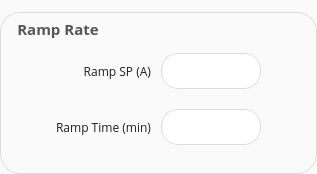
         <widget class="QGroupBox" name="ramp_group">
          <property name="font">
           <font>
            <family>Open Sans</family>
            <pointsize>11</pointsize>
            <weight>75</weight>
            <bold>true</bold>
           </font>
          </property>
          <property name="styleSheet">
           <string notr="true">QGroupBox {
/*border: 1px solid rgb(180, 180, 180);*/
border: none;
background: rgb(250,250,250);
border-radius: 20px;
margin-top: 12px;
border: 1px solid rgb(220,220,220);
}

QGroupBox::title {
subcontrol-origin: margin;
/*left: 20px;*/
padding: 0px 3px;
left: 12px;
top: 18px;
color: rgb(85, 87, 83);
}

QGroupBox::title:disabled {
color: rgb(180,180,180);
}</string>
          </property>
          <property name="title">
           <string>Ramp Rate</string>
          </property>
          <layout class="QGridLayout" name="gridLayout_17">
           <property name="leftMargin">
            <number>15</number>
           </property>
           <property name="topMargin">
            <number>40</number>
           </property>
           <property name="rightMargin">
            <number>15</number>
           </property>
           <property name="bottomMargin">
            <number>28</number>
           </property>
           <property name="horizontalSpacing">
            <number>10</number>
           </property>
           <property name="verticalSpacing">
            <number>20</number>
           </property>
           <item row="0" column="2">
            <widget class="QLineEdit" name="ramp_sp_write">
             <property name="minimumSize">
              <size>
               <width>100</width>
               <height>0</height>
              </size>
             </property>
             <property name="maximumSize">
              <size>
               <width>100</width>
               <height>16777215</height>
              </size>
             </property>
             <property name="font">
              <font>
               <family>Open Sans</family>
               <pointsize>12</pointsize>
              </font>
             </property>
             <property name="styleSheet">
              <string notr="true">/*background-color: rgb(220,220,220);*/
QLineEdit {
	height: 34px;
	border-radius: 17px;
	border: 1px solid rgb(220, 220, 220);
}

QLineEdit:disabled {
	border: none;
}</string>
             </property>
             <property name="alignment">
              <set>Qt::AlignCenter</set>
             </property>
            </widget>
           </item>
           <item row="0" column="0">
            <spacer name="horizontalSpacer_39">
             <property name="orientation">
              <enum>Qt::Horizontal</enum>
             </property>
             <property name="sizeHint" stdset="0">
              <size>
               <width>40</width>
               <height>20</height>
              </size>
             </property>
            </spacer>
           </item>
           <item row="0" column="1">
            <widget class="QLabel" name="label_28">
             <property name="font">
              <font>
               <family>Open Sans</family>
               <pointsize>9</pointsize>
              </font>
             </property>
             <property name="styleSheet">
              <string notr="true">/*QLabel:disabled{ color: rgb(180,180,180); }*/
background: rgb(250,250,250);
color: rgb(30,30,30);</string>
             </property>
             <property name="text">
              <string>Ramp SP (A)</string>
             </property>
             <property name="alignment">
              <set>Qt::AlignRight|Qt::AlignTrailing|Qt::AlignVCenter</set>
             </property>
            </widget>
           </item>
           <item row="1" column="1">
            <widget class="QLabel" name="label_29">
             <property name="font">
              <font>
               <family>Open Sans</family>
               <pointsize>9</pointsize>
              </font>
             </property>
             <property name="styleSheet">
              <string notr="true">/*QLabel:disabled{ color: rgb(180,180,180); }*/
background: rgb(250,250,250);
color: rgb(30,30,30);</string>
             </property>
             <property name="text">
              <string>Ramp Time (min)</string>
             </property>
             <property name="alignment">
              <set>Qt::AlignRight|Qt::AlignTrailing|Qt::AlignVCenter</set>
             </property>
            </widget>
           </item>
           <item row="1" column="2">
            <widget class="QLineEdit" name="ramp_time_write">
             <property name="minimumSize">
              <size>
               <width>100</width>
               <height>0</height>
              </size>
             </property>
             <property name="maximumSize">
              <size>
               <width>100</width>
               <height>16777215</height>
              </size>
             </property>
             <property name="font">
              <font>
               <family>Open Sans</family>
               <pointsize>12</pointsize>
              </font>
             </property>
             <property name="styleSheet">
              <string notr="true">/*background-color: rgb(220,220,220);*/
QLineEdit {
	height: 34px;
	border-radius: 17px;
	border: 1px solid rgb(220, 220, 220);
}

QLineEdit:disabled {
	border: none;
}</string>
             </property>
             <property name="text">
              <string/>
             </property>
             <property name="alignment">
              <set>Qt::AlignCenter</set>
             </property>
            </widget>
           </item>
           <item row="0" column="3">
            <spacer name="horizontalSpacer_40">
             <property name="orientation">
              <enum>Qt::Horizontal</enum>
             </property>
             <property name="sizeHint" stdset="0">
              <size>
               <width>40</width>
               <height>20</height>
              </size>
             </property>
            </spacer>
           </item>
          </layout>
         </widget>
